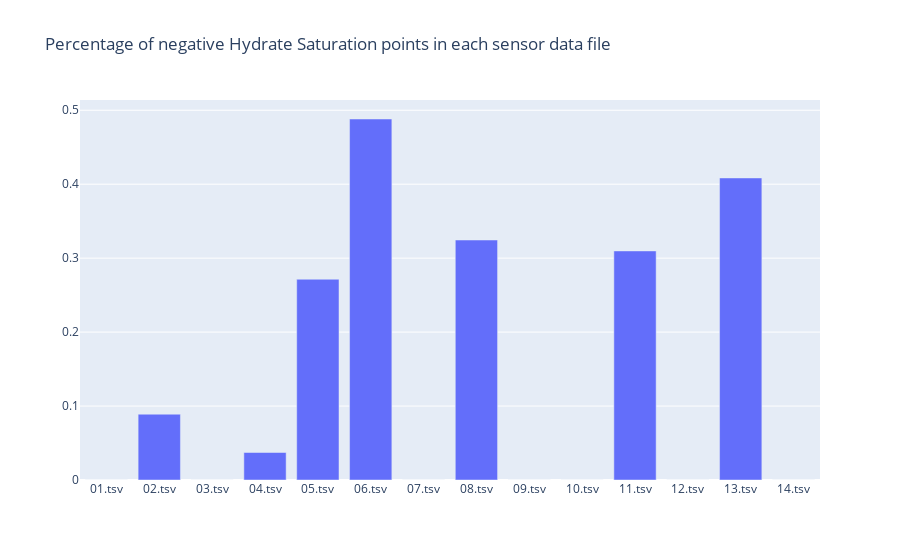

The notebook cell this image was saved under:
### Code cell
negative_data = []
for idx, sensor_data in enumerate(sensor_data_list):
    condition = (sensor_data['Hydrate Saturation'] < 0)
    negative_data.append(len(sensor_data[condition]) / len(sensor_data))

# Plot the number of negative data points
fig = go.Figure(data=[go.Bar(x=sensor_data_files, y=negative_data)])
fig.update_layout(title_text='Percentage of negative Hydrate Saturation points in each sensor data file')
fig.show()

# Claculate total data point amount in the sensor data
total_data_points = 0
for idx, sensor_data in enumerate(sensor_data_list):
    total_data_points += len(sensor_data)
    
total_data_points

### Figure 1 — Plotly figure (JSON) as saved in the notebook; plotly's stock layout.template omitted (floating-point values rounded to 4 significant figures)
{"data": [{"type": "bar", "x": ["01.tsv", "02.tsv", "03.tsv", "04.tsv", "05.tsv", "06.tsv", "07.tsv", "08.tsv", "09.tsv", "10.tsv", "11.tsv", "12.tsv", "13.tsv", "14.tsv"], "y": [0, 0.08898, 0, 0.03718, 0.2715, 0.4882, 0, 0.3245, 0, 0, 0.3098, 0, 0.4085, 0]}], "layout": {"title": {"text": "Percentage of negative Hydrate Saturation points in each sensor data file"}}}
